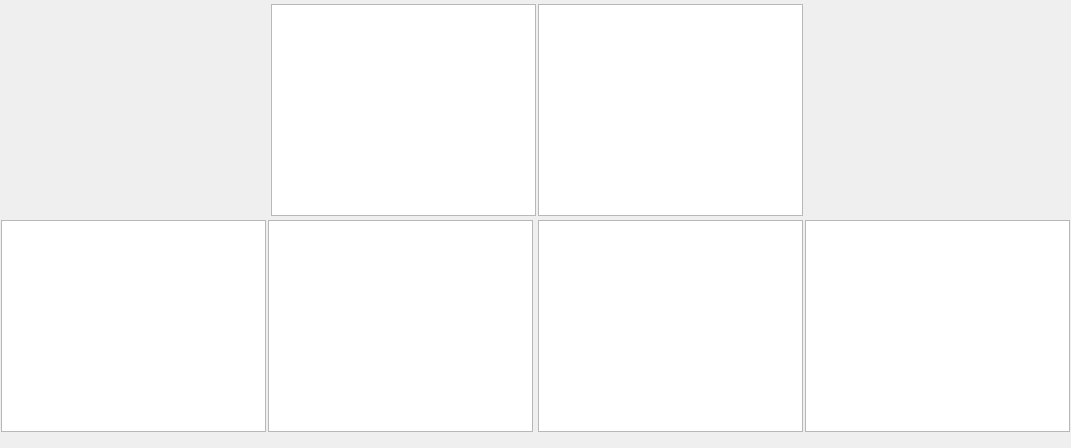
  <widget class="QFrame" name="gridFrame">
   <property name="geometry">
    <rect>
     <x>40</x>
     <y>460</y>
     <width>1071</width>
     <height>448</height>
    </rect>
   </property>
   <property name="font">
    <font>
     <pointsize>8</pointsize>
    </font>
   </property>
   <layout class="QGridLayout" name="gridLayout_2">
    <property name="leftMargin">
     <number>1</number>
    </property>
    <property name="topMargin">
     <number>1</number>
    </property>
    <property name="rightMargin">
     <number>1</number>
    </property>
    <property name="horizontalSpacing">
     <number>2</number>
    </property>
    <property name="verticalSpacing">
     <number>1</number>
    </property>
    <item row="2" column="3">
     <widget class="PyDMScatterPlot" name="CC1plot">
      <property name="enabled">
       <bool>true</bool>
      </property>
      <property name="minimumSize">
       <size>
        <width>265</width>
        <height>212</height>
       </size>
      </property>
      <property name="maximumSize">
       <size>
        <width>265</width>
        <height>212</height>
       </size>
      </property>
      <property name="cursor" stdset="0">
       <cursorShape>CrossCursor</cursorShape>
      </property>
      <property name="toolTip">
       <string>CC1 Align</string>
      </property>
      <property name="styleSheet">
       <string notr="true">gridline-color: rgb(255, 255, 255);</string>
      </property>
      <property name="verticalScrollBarPolicy">
       <enum>Qt::ScrollBarAlwaysOff</enum>
      </property>
      <property name="horizontalScrollBarPolicy">
       <enum>Qt::ScrollBarAlwaysOff</enum>
      </property>
      <property name="sizeAdjustPolicy">
       <enum>QAbstractScrollArea::AdjustIgnored</enum>
      </property>
      <property name="alignment">
       <set>Qt::AlignLeading|Qt::AlignLeft|Qt::AlignVCenter</set>
      </property>
      <property name="transformationAnchor">
       <enum>QGraphicsView::NoAnchor</enum>
      </property>
      <property name="showXGrid">
       <bool>true</bool>
      </property>
      <property name="showYGrid">
       <bool>true</bool>
      </property>
      <property name="axisColor">
       <color>
        <red>255</red>
        <green>255</green>
        <blue>255</blue>
       </color>
      </property>
      <property name="yAxes">
       <stringlist>
        <string>{&quot;name&quot;: &quot;Axis 1&quot;, &quot;orientation&quot;: &quot;left&quot;, &quot;label&quot;: &quot;&quot;, &quot;minRange&quot;: -132674938.73987451, &quot;maxRange&quot;: 1357450103.0381186, &quot;autoRange&quot;: false, &quot;logMode&quot;: false}</string>
       </stringlist>
      </property>
      <property name="title" stdset="0">
       <string>CC1 Align</string>
      </property>
      <property name="xLabels">
       <stringlist>
        <string>T2 TH</string>
       </stringlist>
      </property>
      <property name="curves">
       <stringlist>
        <string>{&quot;y_channel&quot;: &quot;calc://cc1_ratio?var=ca://XCS:TT:01:AMPL_8&amp;var_2=ca://XCS:TT:01:AMPL_13&amp;expr=math.fabs(var/(0.0000001+var_2))&amp;update=var,var_2&quot;, &quot;x_channel&quot;: &quot;ca://XCS:TT:01:T2_TH&quot;, &quot;name&quot;: &quot;Ch.8/Ch.13&quot;, &quot;color&quot;: &quot;white&quot;, &quot;lineStyle&quot;: 0, &quot;lineWidth&quot;: 1, &quot;symbol&quot;: &quot;o&quot;, &quot;symbolSize&quot;: 3, &quot;yAxisName&quot;: &quot;Axis 1&quot;, &quot;barWidth&quot;: null, &quot;upperThreshold&quot;: null, &quot;lowerThreshold&quot;: null, &quot;thresholdColor&quot;: &quot;white&quot;, &quot;redraw_mode&quot;: 3, &quot;buffer_size&quot;: 1200, &quot;bufferSizeChannelAddress&quot;: null}</string>
       </stringlist>
      </property>
      <property name="autoRangeX">
       <bool>true</bool>
      </property>
     </widget>
    </item>
    <item row="2" column="5">
     <widget class="PyDMScatterPlot" name="X1plot">
      <property name="enabled">
       <bool>true</bool>
      </property>
      <property name="minimumSize">
       <size>
        <width>265</width>
        <height>212</height>
       </size>
      </property>
      <property name="maximumSize">
       <size>
        <width>265</width>
        <height>212</height>
       </size>
      </property>
      <property name="cursor" stdset="0">
       <cursorShape>CrossCursor</cursorShape>
      </property>
      <property name="toolTip">
       <string>X2 </string>
      </property>
      <property name="styleSheet">
       <string notr="true"/>
      </property>
      <property name="showXGrid">
       <bool>true</bool>
      </property>
      <property name="showYGrid">
       <bool>true</bool>
      </property>
      <property name="axisColor">
       <color>
        <red>255</red>
        <green>255</green>
        <blue>255</blue>
       </color>
      </property>
      <property name="yAxes">
       <stringlist>
        <string>{&quot;name&quot;: &quot;Axis 1&quot;, &quot;orientation&quot;: &quot;left&quot;, &quot;label&quot;: &quot;&quot;, &quot;minRange&quot;: -56860367.260807626, &quot;maxRange&quot;: 581764256.9144809, &quot;autoRange&quot;: false, &quot;logMode&quot;: false}</string>
       </stringlist>
      </property>
      <property name="title" stdset="0">
       <string>X1 Align</string>
      </property>
      <property name="xLabels">
       <stringlist>
        <string>T1 TH1</string>
       </stringlist>
      </property>
      <property name="mouseEnabledX" stdset="0">
       <bool>true</bool>
      </property>
      <property name="mouseEnabledY" stdset="0">
       <bool>true</bool>
      </property>
      <property name="curves">
       <stringlist>
        <string>{&quot;y_channel&quot;: &quot;calc://x1_ratio?var=ca://XCS:TT:01:AMPL_12&amp;var_two=ca://XCS:TT:01:AMPL_11&amp;expr=math.fabs(var/(0.0000001+var_two))&amp;update=var,var_two&quot;, &quot;x_channel&quot;: &quot;ca://XCS:TT:01:T1_TH1&quot;, &quot;name&quot;: &quot;Ch12/Ch11&quot;, &quot;color&quot;: &quot;white&quot;, &quot;lineStyle&quot;: 0, &quot;lineWidth&quot;: 1, &quot;symbol&quot;: &quot;o&quot;, &quot;symbolSize&quot;: 3, &quot;yAxisName&quot;: &quot;Axis 1&quot;, &quot;barWidth&quot;: null, &quot;upperThreshold&quot;: null, &quot;lowerThreshold&quot;: null, &quot;thresholdColor&quot;: &quot;white&quot;, &quot;redraw_mode&quot;: 3, &quot;buffer_size&quot;: 1200, &quot;bufferSizeChannelAddress&quot;: &quot;None&quot;}</string>
       </stringlist>
      </property>
     </widget>
    </item>
    <item row="2" column="0">
     <widget class="PyDMScatterPlot" name="X4Plot">
      <property name="enabled">
       <bool>true</bool>
      </property>
      <property name="minimumSize">
       <size>
        <width>265</width>
        <height>212</height>
       </size>
      </property>
      <property name="maximumSize">
       <size>
        <width>265</width>
        <height>212</height>
       </size>
      </property>
      <property name="cursor" stdset="0">
       <cursorShape>CrossCursor</cursorShape>
      </property>
      <property name="toolTip">
       <string>X4</string>
      </property>
      <property name="toolTipDuration">
       <number>-1</number>
      </property>
      <property name="sizeAdjustPolicy">
       <enum>QAbstractScrollArea::AdjustToContents</enum>
      </property>
      <property name="showXGrid">
       <bool>true</bool>
      </property>
      <property name="showYGrid">
       <bool>true</bool>
      </property>
      <property name="axisColor">
       <color>
        <red>252</red>
        <green>252</green>
        <blue>252</blue>
       </color>
      </property>
      <property name="yAxes">
       <stringlist>
        <string>{&quot;name&quot;: &quot;Axis 1&quot;, &quot;orientation&quot;: &quot;left&quot;, &quot;label&quot;: &quot;&quot;, &quot;minRange&quot;: -4264569084.349021, &quot;maxRange&quot;: 43632328716.776375, &quot;autoRange&quot;: false, &quot;logMode&quot;: false}</string>
       </stringlist>
      </property>
      <property name="title" stdset="0">
       <string>X4 Align</string>
      </property>
      <property name="xLabels">
       <stringlist>
        <string>T4 TH1</string>
       </stringlist>
      </property>
      <property name="curves">
       <stringlist>
        <string>{&quot;y_channel&quot;: &quot;calc://x4_ratio?var=ca://XCS:TT:01:AMPL_14&amp;var_2=ca://XCS:TT:01:AMPL_9&amp;expr=math.fabs(var/(0.0000001+var_2))&amp;update=var,var_2&quot;, &quot;x_channel&quot;: &quot;ca://XCS:TT:01:T4_TH1&quot;, &quot;name&quot;: &quot;Ch.14/Ch.9&quot;, &quot;color&quot;: &quot;white&quot;, &quot;lineStyle&quot;: 0, &quot;lineWidth&quot;: 1, &quot;symbol&quot;: &quot;o&quot;, &quot;symbolSize&quot;: 3, &quot;yAxisName&quot;: &quot;Axis 1&quot;, &quot;barWidth&quot;: null, &quot;upperThreshold&quot;: null, &quot;lowerThreshold&quot;: null, &quot;thresholdColor&quot;: &quot;white&quot;, &quot;redraw_mode&quot;: 3, &quot;buffer_size&quot;: 1200, &quot;bufferSizeChannelAddress&quot;: null}</string>
       </stringlist>
      </property>
     </widget>
    </item>
    <item row="2" column="1" colspan="2">
     <widget class="PyDMScatterPlot" name="CC2Plot">
      <property name="enabled">
       <bool>true</bool>
      </property>
      <property name="minimumSize">
       <size>
        <width>265</width>
        <height>212</height>
       </size>
      </property>
      <property name="maximumSize">
       <size>
        <width>265</width>
        <height>212</height>
       </size>
      </property>
      <property name="cursor" stdset="0">
       <cursorShape>CrossCursor</cursorShape>
      </property>
      <property name="toolTip">
       <string>CC2</string>
      </property>
      <property name="toolTipDuration">
       <number>-3</number>
      </property>
      <property name="showXGrid">
       <bool>true</bool>
      </property>
      <property name="showYGrid">
       <bool>true</bool>
      </property>
      <property name="axisColor">
       <color>
        <red>255</red>
        <green>255</green>
        <blue>255</blue>
       </color>
      </property>
      <property name="yAxes">
       <stringlist>
        <string>{&quot;name&quot;: &quot;Axis 1&quot;, &quot;orientation&quot;: &quot;left&quot;, &quot;label&quot;: &quot;&quot;, &quot;minRange&quot;: -3053522.8917332375, &quot;maxRange&quot;: 26076037.964760546, &quot;autoRange&quot;: false, &quot;logMode&quot;: false}</string>
       </stringlist>
      </property>
      <property name="title" stdset="0">
       <string>CC2 Align</string>
      </property>
      <property name="xLabels">
       <stringlist>
        <string>T3 TH</string>
       </stringlist>
      </property>
      <property name="curves">
       <stringlist>
        <string>{&quot;y_channel&quot;: &quot;calc://cc2_ratio?var=ca://XCS:TT:01:AMPL_9&amp;var_2=XCS:TT:01:AMPL_8&amp;expr=math.fabs(var/(0.0000001+var_2))&amp;update=var,var_2&quot;, &quot;x_channel&quot;: &quot;ca://XCS:TT:01:T3_TH&quot;, &quot;name&quot;: &quot;Ch.9/Ch.8&quot;, &quot;color&quot;: &quot;white&quot;, &quot;lineStyle&quot;: 0, &quot;lineWidth&quot;: 1, &quot;symbol&quot;: &quot;o&quot;, &quot;symbolSize&quot;: 3, &quot;yAxisName&quot;: &quot;Axis 1&quot;, &quot;barWidth&quot;: null, &quot;upperThreshold&quot;: null, &quot;lowerThreshold&quot;: null, &quot;thresholdColor&quot;: &quot;white&quot;, &quot;redraw_mode&quot;: 3, &quot;buffer_size&quot;: 1200, &quot;bufferSizeChannelAddress&quot;: null}</string>
       </stringlist>
      </property>
     </widget>
    </item>
    <item row="1" column="0">
     <widget class="QFrame" name="BruchFrame">
      <property name="sizePolicy">
       <sizepolicy hsizetype="Preferred" vsizetype="Preferred">
        <horstretch>0</horstretch>
        <verstretch>0</verstretch>
       </sizepolicy>
      </property>
      <layout class="QGridLayout" name="gridLayout"/>
     </widget>
    </item>
    <item row="1" column="2">
     <widget class="PyDMScatterPlot" name="X3Plot">
      <property name="enabled">
       <bool>true</bool>
      </property>
      <property name="minimumSize">
       <size>
        <width>265</width>
        <height>212</height>
       </size>
      </property>
      <property name="maximumSize">
       <size>
        <width>265</width>
        <height>212</height>
       </size>
      </property>
      <property name="cursor" stdset="0">
       <cursorShape>CrossCursor</cursorShape>
      </property>
      <property name="toolTip">
       <string>X3</string>
      </property>
      <property name="toolTipDuration">
       <number>-4</number>
      </property>
      <property name="showXGrid">
       <bool>true</bool>
      </property>
      <property name="showYGrid">
       <bool>true</bool>
      </property>
      <property name="axisColor">
       <color>
        <red>255</red>
        <green>255</green>
        <blue>255</blue>
       </color>
      </property>
      <property name="yAxes">
       <stringlist>
        <string>{&quot;name&quot;: &quot;Axis 1&quot;, &quot;orientation&quot;: &quot;left&quot;, &quot;label&quot;: &quot;&quot;, &quot;minRange&quot;: -107497897.655332, &quot;maxRange&quot;: 615391162.8884015, &quot;autoRange&quot;: false, &quot;logMode&quot;: false}</string>
       </stringlist>
      </property>
      <property name="title" stdset="0">
       <string>X3 Align</string>
      </property>
      <property name="xLabels">
       <stringlist>
        <string>T4 TH2</string>
       </stringlist>
      </property>
      <property name="curves">
       <stringlist>
        <string>{&quot;y_channel&quot;: &quot;calc://x3_ratio?var=ca://XCS:TT:01:AMPL_15&amp;var_2=ca://XCS:TT:01:AMPL_12&amp;expr=math.fabs(var/(0.0000001+var_2))&amp;update=var,var_2&quot;, &quot;x_channel&quot;: &quot;ca://XCS:TT:01:T4_TH2&quot;, &quot;name&quot;: &quot;Ch.15/Ch.12&quot;, &quot;color&quot;: &quot;white&quot;, &quot;lineStyle&quot;: 0, &quot;lineWidth&quot;: 1, &quot;symbol&quot;: &quot;o&quot;, &quot;symbolSize&quot;: 3, &quot;yAxisName&quot;: &quot;Axis 1&quot;, &quot;barWidth&quot;: null, &quot;upperThreshold&quot;: null, &quot;lowerThreshold&quot;: null, &quot;thresholdColor&quot;: &quot;white&quot;, &quot;redraw_mode&quot;: 3, &quot;buffer_size&quot;: 1200, &quot;bufferSizeChannelAddress&quot;: null}</string>
       </stringlist>
      </property>
     </widget>
    </item>
    <item row="1" column="3">
     <widget class="PyDMScatterPlot" name="X2plot">
      <property name="enabled">
       <bool>true</bool>
      </property>
      <property name="minimumSize">
       <size>
        <width>265</width>
        <height>212</height>
       </size>
      </property>
      <property name="maximumSize">
       <size>
        <width>265</width>
        <height>212</height>
       </size>
      </property>
      <property name="cursor" stdset="0">
       <cursorShape>CrossCursor</cursorShape>
      </property>
      <property name="toolTip">
       <string>X2 </string>
      </property>
      <property name="styleSheet">
       <string notr="true"/>
      </property>
      <property name="showXGrid">
       <bool>true</bool>
      </property>
      <property name="showYGrid">
       <bool>true</bool>
      </property>
      <property name="axisColor">
       <color>
        <red>255</red>
        <green>255</green>
        <blue>255</blue>
       </color>
      </property>
      <property name="yAxes">
       <stringlist>
        <string>{&quot;name&quot;: &quot;Axis 1&quot;, &quot;orientation&quot;: &quot;left&quot;, &quot;label&quot;: &quot;&quot;, &quot;minRange&quot;: -73094170.8345087, &quot;maxRange&quot;: 624089752.7446682, &quot;autoRange&quot;: false, &quot;logMode&quot;: false}</string>
       </stringlist>
      </property>
      <property name="title" stdset="0">
       <string>X2 Align</string>
      </property>
      <property name="xLabels">
       <stringlist>
        <string>T1 TH2</string>
       </stringlist>
      </property>
      <property name="mouseEnabledX" stdset="0">
       <bool>true</bool>
      </property>
      <property name="mouseEnabledY" stdset="0">
       <bool>true</bool>
      </property>
      <property name="curves">
       <stringlist>
        <string>{&quot;y_channel&quot;: &quot;calc://x2_ratio?var=ca://XCS:TT:01:AMPL_12&amp;var_two=ca://XCS:TT:01:AMPL_11&amp;expr=math.fabs(var/(0.0000001+var_two))&amp;update=var,var_two&quot;, &quot;x_channel&quot;: &quot;ca://XCS:TT:01:T1_TH2&quot;, &quot;name&quot;: &quot;Ch12/Ch11&quot;, &quot;color&quot;: &quot;white&quot;, &quot;lineStyle&quot;: 0, &quot;lineWidth&quot;: 1, &quot;symbol&quot;: &quot;o&quot;, &quot;symbolSize&quot;: 3, &quot;yAxisName&quot;: &quot;Axis 1&quot;, &quot;barWidth&quot;: null, &quot;upperThreshold&quot;: null, &quot;lowerThreshold&quot;: null, &quot;thresholdColor&quot;: &quot;white&quot;, &quot;redraw_mode&quot;: 3, &quot;buffer_size&quot;: 1200, &quot;bufferSizeChannelAddress&quot;: null}</string>
       </stringlist>
      </property>
     </widget>
    </item>
   </layout>
  </widget>
